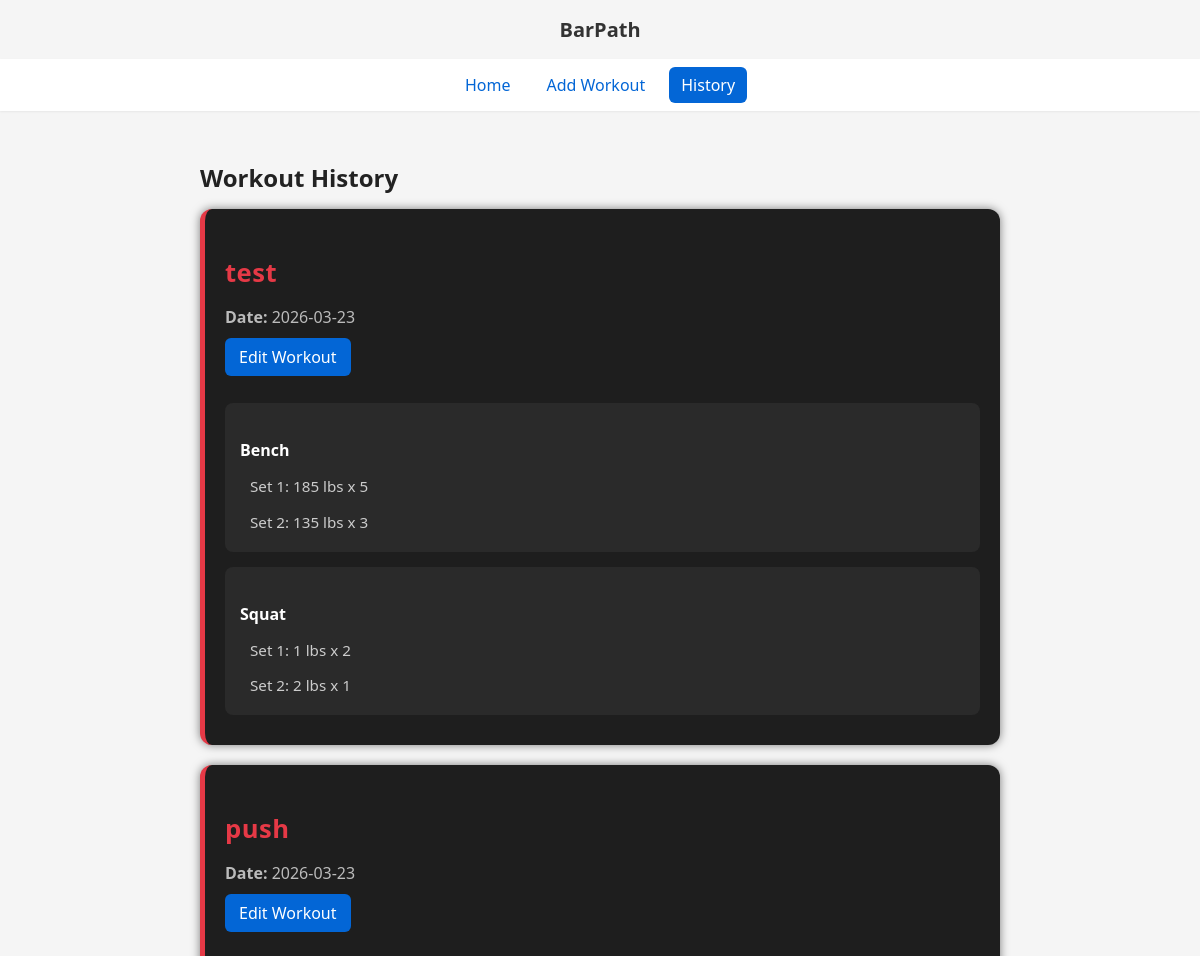
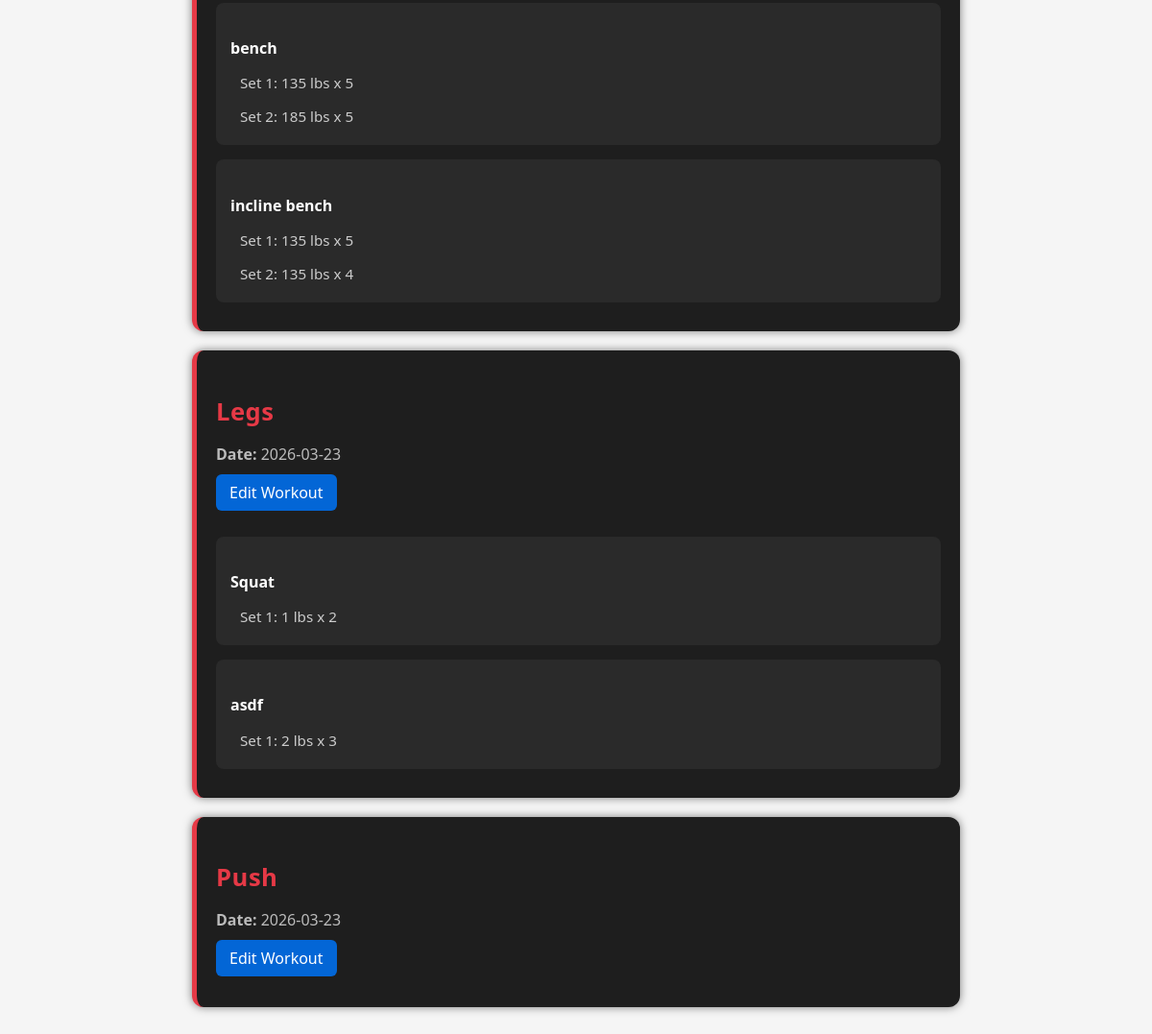
The app's page /history with its own data (2 pictures, top to bottom).
### tables this page shows
CREATE TABLE workouts (
    id INTEGER PRIMARY KEY AUTOINCREMENT,
    name TEXT NOT NULL,
    date TEXT NOT NULL
);

CREATE TABLE exercises (
    id INTEGER PRIMARY KEY AUTOINCREMENT,
    workout_id INTEGER NOT NULL,
    exercise_name TEXT NOT NULL,
    FOREIGN KEY (workout_id) REFERENCES workouts(id)
);

CREATE TABLE sets (
    id INTEGER PRIMARY KEY AUTOINCREMENT,
    exercise_id INTEGER NOT NULL,
    weight INTEGER NOT NULL,
    reps INTEGER NOT NULL,
    FOREIGN KEY (exercise_id) REFERENCES exercises(id)
);

### app.py (the view)
@app.route("/history")
def history():
    conn = sqlite3.connect("database.db")
    cursor = conn.cursor()
    cursor.execute("SELECT id, name, date FROM workouts ORDER BY date DESC")
    workouts = cursor.fetchall()
    workout_data = []
    for workout in workouts:
        workout_id = workout[0]
        workout_name = workout[1]
        workout_date = workout[2]
        cursor.execute(
            "SELECT id, exercise_name FROM exercises WHERE workout_id = ?",
            (workout_id,)
        )
        exercises = cursor.fetchall()
        exercise_data = []
        for exercise in exercises:
            exercise_id = exercise[0]
            exercise_name = exercise[1]
            cursor.execute(
                "SELECT weight, reps FROM sets WHERE exercise_id = ?",
                (exercise_id,)
            )
            sets = cursor.fetchall()
            exercise_data.append({
                "exercise_name": exercise_name,
                "sets": sets
            })
        workout_data.append({
            "id": workout_id,
            "name": workout_name,
            "date": workout_date,
            "exercises": exercise_data
        })
    conn.close()
    return render_template("history.html", workouts=workout_data)

### templates/history.html (shortened to what this page needs)
<!DOCTYPE html>
<html>
    <head>
        <link rel="stylesheet" href="{{ url_for('static', filename='style.css') }}">
    </head>
    <body>
        <header>
            <h1>BarPath</h1>
        </header>
        <nav>
            <a href="{{ url_for('home') }}">Home</a>
            <a href="{{ url_for('add_workout') }}">Add Workout</a>
            <a href="{{ url_for('history') }}" aria-current="page">History</a>
        </nav>
        <div class="container">
            <h2>Workout History</h2>
            {% for workout in workouts %}
                <div class="card">
                    <h3>{{ workout.name }}</h3>
                    <p><strong>Date:</strong> {{ workout.date }}</p>
                    <a href="{{ url_for('edit_workout', workout_id=workout.id) }}" class="edit-button">
                        Edit Workout
                    </a>
                    {% for exercise in workout.exercises %}
                        <div class="exercise-block">
                            <h4>{{ exercise.exercise_name }}</h4>
                            {% for set in exercise.sets %}
                                <p>Set {{ loop.index }}: {{ set[0] }} lbs x {{ set[1] }}</p>
                            {% endfor %}
                        </div>
                    {% endfor %}
                </div>
            {% endfor %}
        </div>
    </body>
</html>

### static/style.css (style rules this page uses)
body { margin: 0; font-family: system-ui, -apple-system, "Segoe UI", Roboto, "Helvetica Neue", Arial; background-color: whitesmoke; color: #222; }
header { padding: 1rem; text-align: center; box-sizing: border-box; }
h1 { margin: 0; color: #333; font-size: 1.25rem; }
nav { display: flex; justify-content: center; gap: 0.75rem; padding: 0.5rem 1rem; background: #fff; box-shadow: 0 1px 2px rgba(0,0,0,0.06); box-sizing: border-box; flex-wrap: wrap; }
nav a { text-decoration: none; color: #0366d6; padding: 0.45rem 0.75rem; border-radius: 6px; font-weight: 500; transition: background-color .12s ease, color .12s ease, transform .06s; }
nav a[aria-current="page"], nav a.active { background: #0366d6; color: #fff; }
.container { padding: 30px; max-width: 800px; margin: auto; }
.card { background-color: #1e1e1e; padding: 20px; margin-bottom: 20px; border-radius: 12px; box-shadow: 0 0 10px rgba(0,0,0,0.5); border-left: 5px solid #e63946; transition: transform 0.15s ease, box-shadow 0.15s ease; }
.card h3 { margin-bottom: 5px; font-size: 1.6em; font-weight: 600; color: #e63946; letter-spacing: 0.5px; }
.card p { margin-bottom: 10px; color: #bbb; }
.exercise-block { background-color: #2a2a2a; padding: 15px; margin-top: 15px; margin-bottom: 10px; border-radius: 8px; }
.exercise-block h4 { margin-bottom: 10px; color: #fff; }
.exercise-block p { margin-left: 10px; margin-bottom: 5px; font-size: 0.95em; color: #ccc; }
.edit-button { display: inline-block; margin-bottom: 12px; padding: 8px 14px; background-color: #0366d6; color: white; text-decoration: none; border-radius: 6px; font-weight: 500; transition: background-color 0.15s ease, transform 0.15s ease; }
h2 { margin-bottom: 15px; color: #222; }

### records on screen
workouts: name "test", date "2026-03-23"
exercises: exercise_name "Bench"
sets: weight "185", reps "5"
sets: weight "135", reps "3"
exercises: exercise_name "Squat"
sets: weight "1", reps "2"
sets: weight "2", reps "1"
workouts: name "push", date "2026-03-23"
exercises: exercise_name "bench"
sets: weight "135", reps "5"
sets: weight "185", reps "5"
exercises: exercise_name "incline bench"
sets: weight "135", reps "5"
sets: weight "135", reps "4"
workouts: name "Legs", date "2026-03-23"
exercises: exercise_name "Squat"
sets: weight "1", reps "2"
exercises: exercise_name "asdf"
sets: weight "2", reps "3"
workouts: name "Push", date "2026-03-23"
